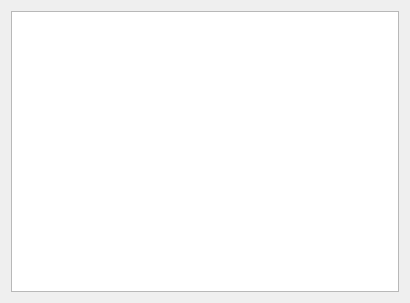
<?xml version="1.0" encoding="UTF-8"?>
<ui version="4.0">
 <class>LicenceWidget</class>
 <widget class="QWidget" name="LicenceWidget">
  <property name="geometry">
   <rect>
    <x>0</x>
    <y>0</y>
    <width>410</width>
    <height>303</height>
   </rect>
  </property>
  <property name="windowTitle">
   <string>Ğ1 licence</string>
  </property>
  <layout class="QVBoxLayout" name="verticalLayout">
   <item>
    <widget class="QTextBrowser" name="textBrowser"/>
   </item>
  </layout>
 </widget>
 <resources/>
 <connections/>
</ui>
